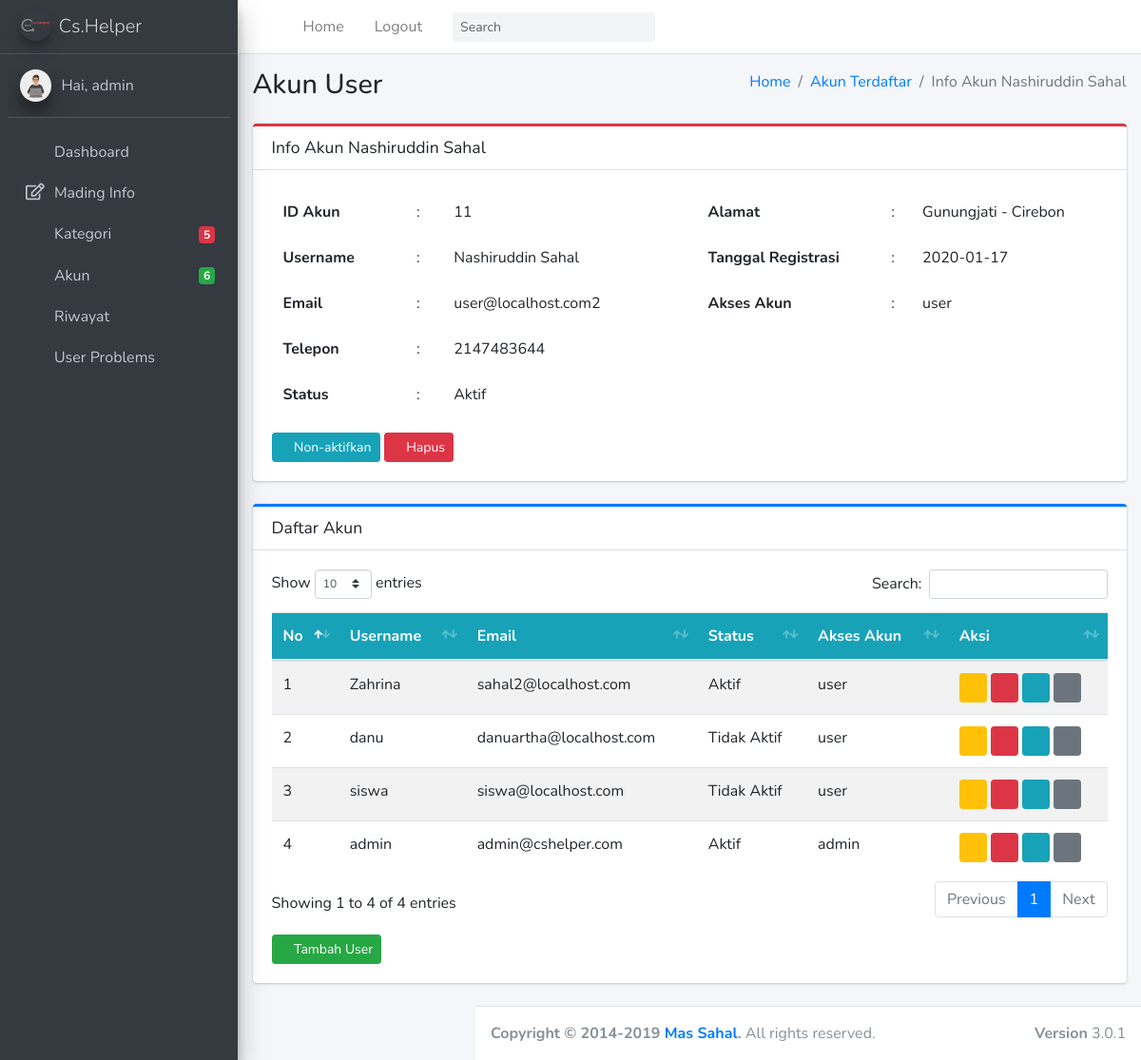
The page /admin/akun.php?page=info_akun&id=11 (signed in) on the database its author committed.
### tables this page shows
CREATE TABLE `tb_akun` (
  `id_akun` int(11) NOT NULL,
  `username_akun` varchar(100) NOT NULL,
  `email_akun` varchar(100) NOT NULL,
  `telepon_akun` int(25) NOT NULL,
  `password_akun` varchar(100) NOT NULL,
  `alamat_akun` text NOT NULL,
  `status_akun` varchar(50) NOT NULL DEFAULT 'Tidak Aktif',
  `akses_akun` varchar(50) NOT NULL,
  `registrasi_akun` date NOT NULL,
  `motto_akun` text NOT NULL,
  `foto_akun` varchar(100) NOT NULL DEFAULT 'user.png'
);

### admin/akun.php (the view, shortened to what this page needs)
<?php
include('../koneksi.php');
?>
<!DOCTYPE html>
<html>
<head>
  <link rel="stylesheet" href="plugins/fontawesome-free/css/all.min.css">
  <link rel="stylesheet" href="https://code.ionicframework.com/ionicons/2.0.1/css/ionicons.min.css">
  <link rel="stylesheet" href="plugins/sweetalert2-theme-bootstrap-4/bootstrap-4.min.css">
  <link rel="stylesheet" href="plugins/toastr/toastr.min.css">
  <link rel="stylesheet" href="plugins/tempusdominus-bootstrap-4/css/tempusdominus-bootstrap-4.min.css">
  <link rel="stylesheet" href="plugins/icheck-bootstrap/icheck-bootstrap.min.css">
  <link rel="stylesheet" href="plugins/datatables-bs4/css/dataTables.bootstrap4.css">
  <link rel="stylesheet" href="dist/css/adminlte.min.css">
  <link rel="stylesheet" href="plugins/overlayScrollbars/css/OverlayScrollbars.min.css">
  <link rel="stylesheet" href="plugins/daterangepicker/daterangepicker.css">
  <link rel="stylesheet" href="plugins/summernote/summernote-bs4.css">
  <link rel="stylesheet" href="fonts/font.css">
</head>
<body class="hold-transition sidebar-mini layout-fixed">
  <div class="wrapper">
    <?php include('layouts/header.php'); ?>
    <?php include("layouts/sidebar.php"); ?>
    <div class="content-wrapper">
      <?php
      if (isset($_GET['page'])) {
        $page = $_GET['page'];
        switch ($page) {
          case 'info_akun':
            include("proses/info_akun.php");
            break;
        }
      ?>
      <div class="content">
        <div class="container-fluid">
          <div class="row mb-2">
            <div class="col">
              <div class="card card-primary card-outline">
                <div class="card-header">
                  <h5 class="card-title m-0">Daftar Akun</h5>
                </div>
                <div class="card-body">
                  <div class="table-responsive">
                    <table class="table table-hover table-striped" id="table1">
                      <thead class="text-light bg-info">
                        <tr>
                          <th>No</th>
                          <th>Username</th>
                          <th>Email</th>
                          <th>Status</th>
                          <th>Akses Akun</th>
                          <th>Aksi</th>
                        </tr>
                      </thead>
                      <tbody>
                        <?php
                        $id_profile = $_SESSION['akun']['id_akun'];
                        $query = mysqli_query($koneksi, "SELECT * FROM tb_akun WHERE id_akun!='$data[id_akun]' AND id_akun!='$id_profile'");
                        $no = 0;
                        while ($data = mysqli_fetch_assoc($query)) {
                        ?>
                          <tr>
                            <td><?= $no += 1; ?></td>
                            <td><?= $data['username_akun']; ?></td>
                            <td><?= $data['email_akun']; ?></td>
                            <td><?= $data['status_akun']; ?></td>
                            <td><?= $data['akses_akun']; ?></td>
                            <td>
                              <a href="?page=edit_akun&id=<?= $data['id_akun']; ?>" class="btn  btn-warning btn-sm" data-toggle="tooltip" data-placement="bottom" title="Edit"><i class="fa fa-edit"></i></a>
                              <a href="?page=hapus_akun&id=<?= $data['id_akun']; ?>" onclick="return confirm('Yakin Ingin Menghapus Ini?')" class="btn btn-danger btn-sm" data-toggle="tooltip" data-placement="bottom" title="Hapus"><i class="fa fa-trash-alt"></i></a>
                              <?php if ($data['status_akun'] == 'Tidak Aktif') { ?>
                                <a href="?page=aktif_akun&id=<?= $data['id_akun']; ?>" class="btn btn-info btn-sm" data-toggle="tooltip" data-placement="bottom" title="Aktifkan"><i class="fa fa-lock-open"></i></a>
                              <?php } elseif ($data['status_akun'] == 'Aktif') { ?>
                                <a href="?page=nonaktifkan_akun&id=<?= $data['id_akun']; ?>" class="btn btn-info btn-sm" data-toggle="tooltip" data-placement="bottom" title="Non-Aktifkan"><i class="fa fa-lock"></i></a>
                              <?php } ?>
                              <a href="?page=info_akun&id=<?= $data['id_akun']; ?>" class="btn btn-secondary btn-sm" data-toggle="tooltip" data-placement="bottom" title="Selengkapnya"><i class="fa fa-angle-right"></i></a>
                            </td>
                          </tr>
                        <?php } ?>
                      </tbody>
                    </table>
                  </div>
                  <div class="mt-3">
                    <a href="#" data-toggle="modal" data-target="#tambahuser" class="btn btn-sm btn-success"><span class="fa fa-plus"></span> Tambah User</a>
                  </div>
                </div>
              </div>
            </div>
          </div>
        </div>
      </div>
      <?php
      }else if(!isset($_GET['page'])){
      ?>
      <section class="content-header">
        <div class="container-fluid">
          <div class="row mb-2">
            <div class="col-sm-6">
              <h1>Akun Terdaftar</h1>
            </div>
            <div class="col-sm-6">
              <ol class="breadcrumb float-sm-right">
                <li class="breadcrumb-item"><a href="index.php">Dashboard</a></li>
                <li class="breadcrumb-item active">Akun Terdaftar</li>
              </ol>
            </div>
          </div>
        </div>
      </section>
      <div class="content">
        <div class="container-fluid">
          <div class="row mb-2">
            <div class="col">
              <div class="card card-primary card-outline">
                <div class="card-header">
                  <h5 class="card-title m-0">Daftar Akun</h5>
                </div>
                <div class="card-body">
                  <div class="table-responsive">
                    <table class="table table-hover table-striped" id="table1">
                      <thead class="text-light bg-info">
                        <tr>
                          <th>No</th>
                          <th>Username</th>
                          <th>Email</th>
                          <th>Status</th>
                          <th>Akses Akun</th>
                          <th>Aksi</th>
                        </tr>
                      </thead>
                      <tbody>
                        <?php
                        $id_profile = $_SESSION['akun']['id_akun'];
                        $query = mysqli_query($koneksi, "SELECT * FROM tb_akun WHERE id_akun!='$id_profile'");
                        $no = 0;
                        while ($data = mysqli_fetch_assoc($query)) {
                        ?>
                          <tr>
                            <td><?= $no += 1; ?></td>
                            <td><?= $data['username_akun']; ?></td>
                            <td><?= $data['email_akun']; ?></td>
                            <td><?= $data['status_akun']; ?></td>
                            <td><?= $data['akses_akun']; ?></td>
                            <td>
                              <a href="?page=edit_akun&id=<?= $data['id_akun']; ?>" class="btn  btn-warning btn-sm" data-toggle="tooltip" data-placement="bottom" title="Edit"><i class="fa fa-edit"></i></a>
                              <a href="?page=hapus_akun&id=<?= $data['id_akun']; ?>" onclick="return confirm('Yakin Ingin Menghapus Ini?')" class="btn  btn-danger btn-sm" data-toggle="tooltip" data-placement="bottom" title="Hapus"><i class="fa fa-trash-alt"></i></a>
                              <?php if ($data['status_akun'] == 'Tidak Aktif') { ?>
                                <a href="?page=aktif_akun&id=<?= $data['id_akun']; ?>" class="btn  btn-info btn-sm" data-toggle="tooltip" data-placement="bottom" title="Aktifkan"><i class="fa fa-lock-open"></i></a>
                              <?php } elseif ($data['status_akun'] == 'Aktif') { ?>
                                <a href="?page=nonaktifkan_akun&id=<?= $data['id_akun']; ?>" class="btn  btn-info btn-sm" data-toggle="tooltip" data-placement="bottom" title="Non-Aktifkan"><i class="fa fa-lock"></i></a>
                              <?php } ?>
                              <a href="?page=info_akun&id=<?= $data['id_akun']; ?>" class="btn  btn-secondary btn-sm" data-toggle="tooltip" data-placement="bottom" title="Selengkapnya"><i class="fa fa-angle-right"></i></a>
                            </td>
                          </tr>
                        <?php } ?>
                      </tbody>
                    </table>
                  </div>
                  <div class="mt-3">
                    <a href="#" data-toggle="modal" data-target="#tambahakun" class="btn btn-sm btn-success"><span class="fa fa-plus"></span> Tambah Akun</a>
                  </div>
                </div>
              </div>
            </div>
          </div>
        </div>
      </div>
    </div>
    <?php } ?>
    <footer class="main-footer">
      <strong>Copyright &copy; 2014-2019 <a href="http://massahalofficial.site">Mas Sahal</a>.</strong>
      All rights reserved.
      <div class="float-right d-none d-sm-inline-block">
        <b>Version</b> 3.0.1
      </div>
    </footer>
  </div>
</body>
</html>

### admin/proses/info_akun.php (shortened to what this page needs)
<?php
$id = $_GET['id'];
$edit = mysqli_query($koneksi,"SELECT * FROM tb_akun WHERE id_akun='$id'");
$data = mysqli_fetch_assoc($edit);
?>
    <section class="content-header">
        <div class="container-fluid">
            <div class="row mb-2">
                <div class="col-sm-6">
                    <h1>
                        Akun <?php if ($data['akses_akun'] == 'user') {
                            echo"User";}elseif($data['akses_akun'] == 'admin'){
                                echo"Admin"; }else{echo"Error / Jenis Akun Tidak Terdaftar";} ?>
                    </h1>
                </div>
                <div class="col-sm-6">
                    <ol class="breadcrumb float-sm-right">
                        <li class="breadcrumb-item"><a href="index.php">Home</a></li>
                        <li class="breadcrumb-item"><a href="akun.php">Akun Terdaftar</a></li>
                        <li class="breadcrumb-item active">Info Akun <?= $data['username_akun']; ?></li>
                    </ol>
                </div>
            </div>
        </div>
    </section>
    <div class="content">
        <div class="container-fluid">
            <div class="row mb-2">
                <div class="col">
                    <div class="card card-danger card-outline">
                        <div class="card-header">
                            <h5 class="card-title m-0">Info Akun <?= $data['username_akun']; ?></h5>
                        </div>
                        <div class="card-body">
                            <div class="row">
                                <div class="col-6">
                                    <table class="table table-borderless">
                                        <tr>
                                            <th>ID Akun</th>
                                            <td>:</td>
                                            <td><?= $data['id_akun']; ?></td>
                                        </tr>
                                        <tr>
                                            <th>Username</th>
                                            <td>:</td>
                                            <td><?= $data['username_akun']; ?></td>
                                        </tr>
                                        <tr>
                                            <th>Email</th>
                                            <td>:</td>
                                            <td><?= $data['email_akun']; ?></td>
                                        </tr>
                                        <tr>
                                            <th>Telepon</th>
                                            <td>:</td>
                                            <td><?= $data['telepon_akun']; ?></td>
                                        </tr>
                                        <tr>
                                            <th>Status</th>
                                            <td>:</td>
                                            <td><?= $data['status_akun']; ?></td>
                                        </tr>
                                    </table>
                                </div>
                                <div class="col-6">
                                    <table class="table table-borderless">
                                        <tr>
                                            <th>Alamat</th>
                                            <td>:</td>
                                            <td><?= $data['alamat_akun']; ?></td>
                                        </tr>
                                        <tr>
                                            <th>Tanggal Registrasi</th>
                                            <td>:</td>
                                            <td><?= $data['registrasi_akun']; ?></td>
                                        </tr>
                                        <tr>
                                            <th>Akses Akun</th>
                                            <td>:</td>
                                            <td><?= $data['akses_akun']; ?></td>
                                        </tr>
                                    </table>
                                </div>
                                <div class="col-12 align-right ">
                                    <form method="post">
                                        <?php
                                        if ($data['status_akun'] == 'Tidak Aktif') { ?>
                                            <button type="submit" class="btn btn-sm btn-info" name="aktifkan"><i class="fas fa-lock-open"></i> Aktifkan</button>
                                        <?php } else { ?>
                                            <button type="submit" name="nonaktif" class="btn btn-sm btn-info"><i class="fas fa-lock"></i> Non-aktifkan</button>
                                        <?php } ?>
                                        <button type="submit" onclick="return confirm('Yakin Ingin Menghapus Ini?')" name="hapus" class="btn btn-sm btn-danger"><i class="fas fa-trash-alt"></i> Hapus</button>
                                    </form>
                                </div>
                            </div>
                        </div>
                    </div>
                </div>
            </div>
        </div>
    </div>

### rows shown on the page
tb_akun: username_akun "Nashiruddin Sahal", id_akun "11", email_akun "user@localhost.com2", telepon_akun "2147483644", status_akun "Aktif", alamat_akun "Gunungjati - Cirebon", registrasi_akun "2020-01-17", akses_akun "user"
tb_akun: no "1", username_akun "Zahrina", email_akun "sahal2@localhost.com", status_akun "Aktif", akses_akun "user"
tb_akun: no "2", username_akun "danu", email_akun "danuartha@localhost.com", status_akun "Tidak Aktif", akses_akun "user"
tb_akun: no "3", username_akun "siswa", email_akun "siswa@localhost.com", status_akun "Tidak Aktif", akses_akun "user"
tb_akun: no "4", username_akun "admin", email_akun "admin@cshelper.com", status_akun "Aktif", akses_akun "admin"

### other values the page prints
$_SESSION['akun']['username_akun'] "admin"
mysqli_num_rows($kategori) "5"
mysqli_num_rows($akun) "6"
